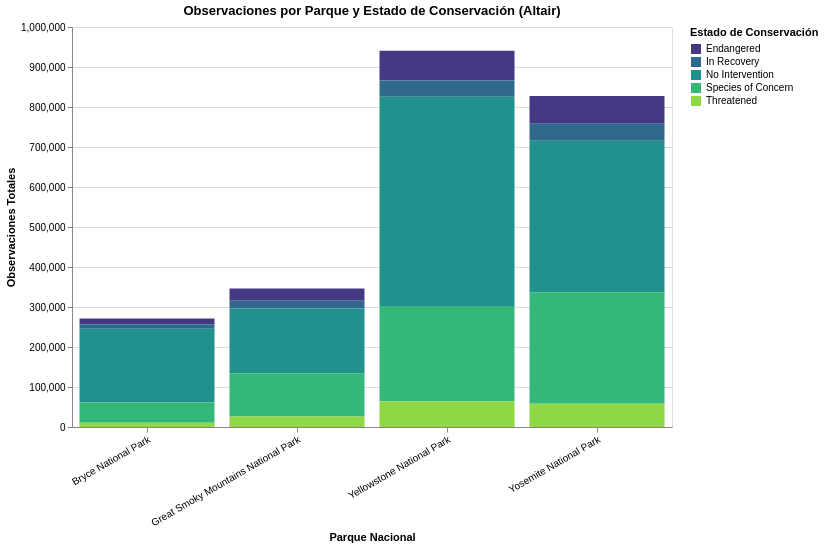

Write notebook code for a chart like this one.
### Markdown cell above
**Altair — visualización declarativa**

### Code cell
status_summary = (
    df.groupby(["park_name", "conservation_status"], observed=True)
    .agg(total_observations=("observations", "sum"),
         n_species=("scientific_name", "nunique"))
    .reset_index()
)

chart = alt.Chart(status_summary).mark_bar().encode(
    x=alt.X("park_name:N", title="Parque Nacional", axis=alt.Axis(labelAngle=-30)),
    y=alt.Y("total_observations:Q", title="Observaciones Totales"),
    color=alt.Color("conservation_status:N", title="Estado de Conservación",
                     scale=alt.Scale(scheme="viridis")),
    tooltip=["park_name", "conservation_status", "n_species", "total_observations"]
).properties(
    width=600, height=400,
    title="Observaciones por Parque y Estado de Conservación (Altair)"
).interactive()

chart

### Figure 1 — Vega-Lite specification as saved in the notebook (floating-point values rounded to 4 significant figures)
{"config": {"view": {"continuousWidth": 300, "continuousHeight": 300}}, "data": {"name": "data-b6d677a2f70575ce3d22a2c63e63553a"}, "mark": {"type": "bar"}, "encoding": {"color": {"field": "conservation_status", "scale": {"scheme": "viridis"}, "title": "Estado de Conservación", "type": "nominal"}, "tooltip": [{"field": "park_name", "type": "nominal"}, {"field": "conservation_status", "type": "nominal"}, {"field": "n_species", "type": "quantitative"}, {"field": "total_observations", "type": "quantitative"}], "x": {"axis": {"labelAngle": -30}, "field": "park_name", "title": "Parque Nacional", "type": "nominal"}, "y": {"field": "total_observations", "title": "Observaciones Totales", "type": "quantitative"}}, "height": 400, "params": [{"name": "param_1e9efca18e7a2868", "select": {"type": "interval", "encodings": ["x", "y"]}, "bind": "scales"}], "title": "Observaciones por Parque y Estado de Conservación (Altair)", "width": 600, "$schema": "https://vega.github.io/schema/vega-lite/v6.1.0.json", "datasets": {"data-b6d677a2f70575ce3d22a2c63e63553a": [{"park_name": "Bryce National Park", "conservation_status": "Endangered", "total_observations": 14697, "n_species": 143}, {"park_name": "Bryce National Park", "conservation_status": "In Recovery", "total_observations": 11148, "n_species": 106}, {"park_name": "Bryce National Park", "conservation_status": "No Intervention", "total_observations": 184242, "n_species": 1799}, {"park_name": "Bryce National Park", "conservation_status": "Species of Concern", "total_observations": 50526, "n_species": 493}, {"park_name": "Bryce National Park", "conservation_status": "Threatened", "total_observations": 10708, "n_species": 106}, {"park_name": "Great Smoky Mountains National Park", "conservation_status": "Endangered", "total_observations": 30854, "n_species": 388}, {"park_name": "Great Smoky Mountains National Park", "conservation_status": "In Recovery", "total_observations": 19354, "n_species": 241}, {"park_name": "Great Smoky Mountains National Park", "conservation_status": "No Intervention", "total_observations": 161767, "n_species": 2089}, {"park_name": "Great Smoky Mountains National Park", "conservation_status": "Species of Concern", "total_observations": 108078, "n_species": 1402}, {"park_name": "Great Smoky Mountains National Park", "conservation_status": "Threatened", "total_observations": 26387, "n_species": 339}, {"park_name": "Yellowstone National Park", "conservation_status": "Endangered", "total_observations": 73949, "n_species": 263}, {"park_name": "Yellowstone National Park", "conservation_status": "In Recovery", "total_observations": 41014, "n_species": 157}, {"park_name": "Yellowstone National Park", "conservation_status": "No Intervention", "total_observations": 522686, "n_species": 2020}, {"park_name": "Yellowstone National Park", "conservation_status": "Species of Concern", "total_observations": 238449, "n_species": 914}, {"park_name": "Yellowstone National Park", "conservation_status": "Threatened", "total_observations": 64240, "n_species": 233}, {"park_name": "Yosemite National Park", "conservation_status": "Endangered", "total_observations": 69619, "n_species": 426}, {"park_name": "Yosemite National Park", "conservation_status": "In Recovery", "total_observations": 42384, "n_species": 268}, {"park_name": "Yosemite National Park", "conservation_status": "No Intervention", "total_observations": 378487, "n_species": 2434}, {"park_name": "Yosemite National Park", "conservation_status": "Species of Concern", "total_observations": 278890, "n_species": 1553}, {"park_name": "Yosemite National Park", "conservation_status": "Threatened", "total_observations": 58112, "n_species": 369}]}}
